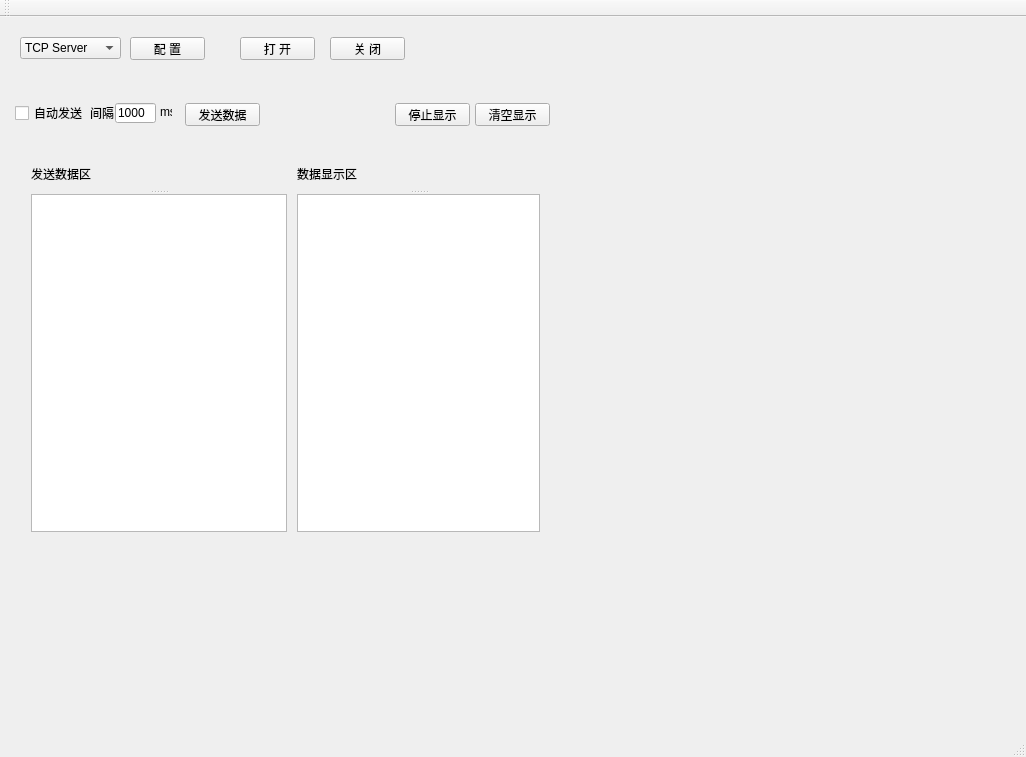
<?xml version="1.0" encoding="UTF-8"?>
<ui version="4.0">
 <class>MainWindow</class>
 <widget class="QMainWindow" name="MainWindow">
  <property name="geometry">
   <rect>
    <x>0</x>
    <y>0</y>
    <width>1026</width>
    <height>757</height>
   </rect>
  </property>
  <property name="windowTitle">
   <string>MainWindow</string>
  </property>
  <widget class="QWidget" name="centralWidget">
   <widget class="QWidget" name="layoutWidget">
    <property name="geometry">
     <rect>
      <x>120</x>
      <y>43</y>
      <width>2</width>
      <height>2</height>
     </rect>
    </property>
    <layout class="QHBoxLayout" name="horizontalLayout"/>
   </widget>
   <widget class="QWidget" name="layoutWidget_2">
    <property name="geometry">
     <rect>
      <x>120</x>
      <y>43</y>
      <width>2</width>
      <height>2</height>
     </rect>
    </property>
    <layout class="QHBoxLayout" name="horizontalLayout_2"/>
   </widget>
   <widget class="QWidget" name="layoutWidget_3">
    <property name="geometry">
     <rect>
      <x>20</x>
      <y>130</y>
      <width>531</width>
      <height>391</height>
     </rect>
    </property>
    <layout class="QHBoxLayout" name="horizontalLayout_3" stretch="0,1">
     <property name="spacing">
      <number>10</number>
     </property>
     <property name="bottomMargin">
      <number>6</number>
     </property>
     <item>
      <widget class="QSplitter" name="splitter">
       <property name="orientation">
        <enum>Qt::Vertical</enum>
       </property>
       <widget class="QLabel" name="label_3">
        <property name="text">
         <string>发送数据区</string>
        </property>
       </widget>
       <widget class="QTextEdit" name="SendtextEdit"/>
      </widget>
     </item>
     <item>
      <widget class="QSplitter" name="splitter_2">
       <property name="orientation">
        <enum>Qt::Vertical</enum>
       </property>
       <widget class="QLabel" name="label_5">
        <property name="text">
         <string>数据显示区</string>
        </property>
       </widget>
       <widget class="QTextBrowser" name="ViewtextEdit"/>
      </widget>
     </item>
    </layout>
   </widget>
   <widget class="QLabel" name="Statelabel">
    <property name="geometry">
     <rect>
      <x>20</x>
      <y>496</y>
      <width>191</width>
      <height>20</height>
     </rect>
    </property>
    <property name="text">
     <string/>
    </property>
   </widget>
   <widget class="QPushButton" name="SendpushButton">
    <property name="geometry">
     <rect>
      <x>185</x>
      <y>86</y>
      <width>75</width>
      <height>23</height>
     </rect>
    </property>
    <property name="text">
     <string>发送数据</string>
    </property>
   </widget>
   <widget class="QPushButton" name="DisplaypushButton">
    <property name="geometry">
     <rect>
      <x>395</x>
      <y>86</y>
      <width>75</width>
      <height>23</height>
     </rect>
    </property>
    <property name="text">
     <string>停止显示</string>
    </property>
    <property name="checkable">
     <bool>true</bool>
    </property>
   </widget>
   <widget class="QLineEdit" name="timelineEdit">
    <property name="geometry">
     <rect>
      <x>115</x>
      <y>86</y>
      <width>41</width>
      <height>20</height>
     </rect>
    </property>
    <property name="text">
     <string>1000</string>
    </property>
   </widget>
   <widget class="QPushButton" name="ClearpushButton">
    <property name="geometry">
     <rect>
      <x>475</x>
      <y>86</y>
      <width>75</width>
      <height>23</height>
     </rect>
    </property>
    <property name="text">
     <string>清空显示</string>
    </property>
   </widget>
   <widget class="QLabel" name="label_20">
    <property name="geometry">
     <rect>
      <x>160</x>
      <y>89</y>
      <width>12</width>
      <height>12</height>
     </rect>
    </property>
    <property name="text">
     <string>ms</string>
    </property>
   </widget>
   <widget class="QCheckBox" name="AutoSendcheckBox">
    <property name="geometry">
     <rect>
      <x>15</x>
      <y>88</y>
      <width>71</width>
      <height>16</height>
     </rect>
    </property>
    <property name="text">
     <string>自动发送</string>
    </property>
   </widget>
   <widget class="QLabel" name="label_19">
    <property name="geometry">
     <rect>
      <x>90</x>
      <y>90</y>
      <width>24</width>
      <height>12</height>
     </rect>
    </property>
    <property name="text">
     <string>间隔</string>
    </property>
   </widget>
   <widget class="QComboBox" name="StylecomboBox">
    <property name="geometry">
     <rect>
      <x>20</x>
      <y>20</y>
      <width>101</width>
      <height>22</height>
     </rect>
    </property>
    <item>
     <property name="text">
      <string>TCP Server</string>
     </property>
    </item>
    <item>
     <property name="text">
      <string>TCP Client</string>
     </property>
    </item>
    <item>
     <property name="text">
      <string>UDP</string>
     </property>
    </item>
    <item>
     <property name="text">
      <string>Serial COM</string>
     </property>
    </item>
   </widget>
   <widget class="QPushButton" name="OpenpushButton">
    <property name="geometry">
     <rect>
      <x>240</x>
      <y>20</y>
      <width>75</width>
      <height>23</height>
     </rect>
    </property>
    <property name="text">
     <string>打 开</string>
    </property>
   </widget>
   <widget class="QPushButton" name="ClosepushButton">
    <property name="geometry">
     <rect>
      <x>330</x>
      <y>20</y>
      <width>75</width>
      <height>23</height>
     </rect>
    </property>
    <property name="text">
     <string>关 闭</string>
    </property>
   </widget>
   <widget class="QPushButton" name="PeizhipushButton">
    <property name="geometry">
     <rect>
      <x>130</x>
      <y>20</y>
      <width>75</width>
      <height>23</height>
     </rect>
    </property>
    <property name="text">
     <string>配 置</string>
    </property>
   </widget>
  </widget>
  <widget class="QMenuBar" name="menuBar">
   <property name="geometry">
    <rect>
     <x>0</x>
     <y>0</y>
     <width>1026</width>
     <height>23</height>
    </rect>
   </property>
  </widget>
  <widget class="QToolBar" name="mainToolBar">
   <attribute name="toolBarArea">
    <enum>TopToolBarArea</enum>
   </attribute>
   <attribute name="toolBarBreak">
    <bool>false</bool>
   </attribute>
  </widget>
  <widget class="QStatusBar" name="statusBar"/>
 </widget>
 <layoutdefault spacing="6" margin="11"/>
 <resources/>
 <connections/>
</ui>
